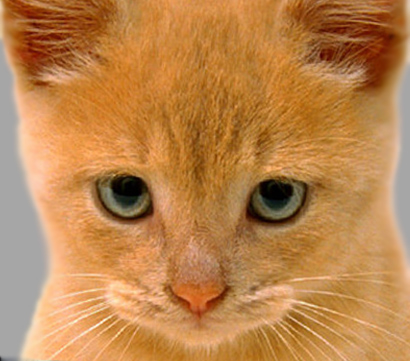
#> input picture CV2023_HW1A/cat.jpg, 410 x 361 px
$ python 'CVSpring2023_Miao_Xuanbo_Assignment#1_code.py'
#> lines starting #> are read from the running program, lines starting #| are printed output that depends on the picture
import numpy as np
from datetime import datetime
import time
import matplotlib.pyplot as plt
import cv2

current_time = datetime.now().strftime("%H:%M:%S")

print("Current Time =", current_time)

img_cat = cv2.imread('./cat.jpg')
#> img_cat is the input picture: shape (361, 410, 3); mean B, G, R 77.1, 132.5, 188.2
img_dog = cv2.imread('./dog.jpg')
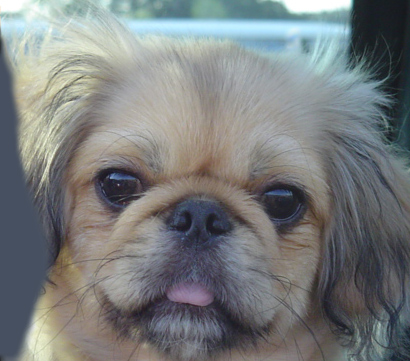
#> input picture CV2023_HW1A/dog.jpg, 410 x 361 px
#> img_dog is the input picture: shape (361, 410, 3); mean B, G, R 125, 124.5, 121.2

if 1:
    kernel_gs_sig1_ = np.array([[0.0038,	0.0150,	0.0238,	0.0150,	0.0038],[0.0150,	0.0599,	0.0949,	0.0599,	0.0150],[0.0238,	0.0949,	0.1503,	0.0949,	0.0238],[0.0150,	0.0599,	0.0949,	0.0599,	0.0150],[0.0038,	0.0150,	0.0238,	0.0150,	0.0038]])
    kernel_gs_sig1 = kernel_gs_sig1_/sum(sum(kernel_gs_sig1_))
    kernel_gs_sig2_ = np.array([[0.0235,	0.0340,	0.0384,	0.0340,	0.0235],[0.0340,	0.0490,	0.0554,	0.0490,	0.0340],[0.0384,	0.0554,	0.0627,	0.0554,	0.0384],[0.0340,	0.0490,	0.0554,	0.0490,	0.0340],[0.0235,	0.0340,	0.0384,	0.0340,	0.0235]])
    kernel_gs_sig2 = kernel_gs_sig2_/sum(sum(kernel_gs_sig2_))

kernel_shar_ =  np.array([[0, -1, 0],[-1, 5,-1],[0, -1, 0]])
kernel_shar = kernel_shar_/sum(sum(kernel_shar_))

img_cat_soft1 = cv2.filter2D(img_cat,-1, kernel_gs_sig1)
img_cat_soft2 = cv2.filter2D(img_cat,-1, kernel_gs_sig2)
img_dog_soft1 = cv2.filter2D(img_dog,-1, kernel_gs_sig1)
img_dog_soft2 = cv2.filter2D(img_dog,-1, kernel_gs_sig2)

img_cat_diff1 = 128+img_cat_soft1-img_cat
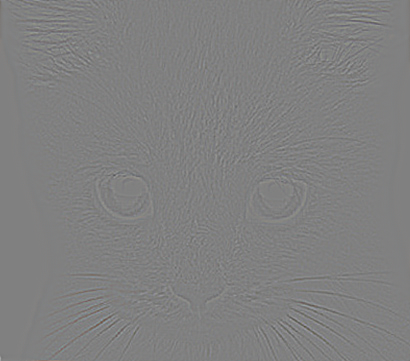
#> img_cat_diff1: shape (361, 410, 3); mean B, G, R 128, 128, 128
img_cat_diff2 = 128+img_cat_soft2-img_cat
img_dog_diff1 = 128+img_dog_soft1-img_dog
img_dog_diff2 = 128+img_dog_soft2-img_dog

img_cat_shar = cv2.filter2D(img_cat,-1, kernel_shar)
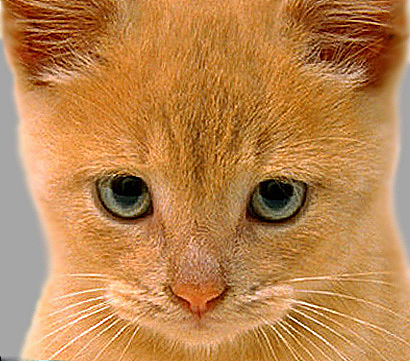
#> img_cat_shar: shape (361, 410, 3); mean B, G, R 77.6, 132.6, 187.9
img_dog_shar = cv2.filter2D(img_dog,-1, kernel_shar)
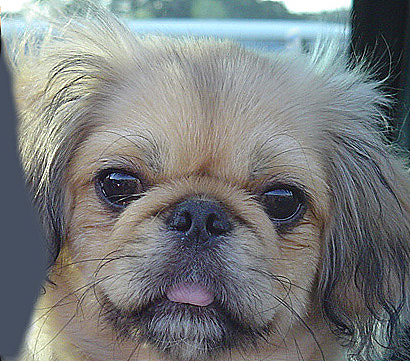
#> img_dog_shar: shape (361, 410, 3); mean B, G, R 125, 124.4, 121.2

img_cat_dog11=cv2.normalize(img_cat_soft1+img_dog_diff1-128, None, 0, 255, cv2.NORM_MINMAX)
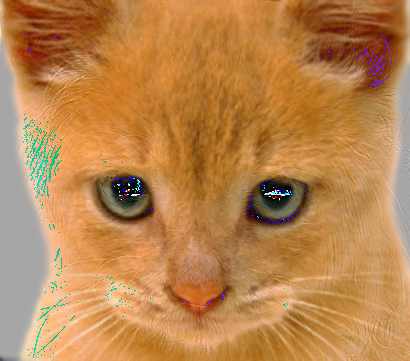
#> img_cat_dog11: shape (361, 410, 3); mean B, G, R 78.2, 132.8, 186.5
img_cat_dog12=cv2.normalize(img_cat_soft1+img_dog_diff2-128, None, 0, 255, cv2.NORM_MINMAX)
img_cat_dog21=cv2.normalize(img_cat_soft2+img_dog_diff1-128, None, 0, 255, cv2.NORM_MINMAX)
img_cat_dog22=cv2.normalize(img_cat_soft2+img_dog_diff2-128, None, 0, 255, cv2.NORM_MINMAX)

img_dog_cat11=cv2.normalize(img_dog_soft1+img_cat_diff1-128, None, 0, 255, cv2.NORM_MINMAX)
img_dog_cat12=cv2.normalize(img_dog_soft1+img_cat_diff2-128, None, 0, 255, cv2.NORM_MINMAX)
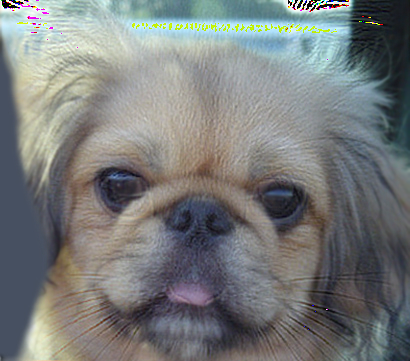
#> img_dog_cat12: shape (361, 410, 3); mean B, G, R 123.4, 123.6, 120.7
img_dog_cat21=cv2.normalize(img_dog_soft2+img_cat_diff1-128, None, 0, 255, cv2.NORM_MINMAX)
img_dog_cat22=cv2.normalize(img_dog_soft2+img_cat_diff2-128, None, 0, 255, cv2.NORM_MINMAX)


for i, col in enumerate(['b', 'g', 'r']):
    hist_cat       = cv2.calcHist([img_cat],       [i], None, [256],  [0, 256])
    hist_dog       = cv2.calcHist([img_dog],       [i], None, [256],  [0, 256])

    hist_cat_soft1 = cv2.calcHist([img_cat_soft1], [i], None, [256],  [0, 256])
    hist_cat_soft2 = cv2.calcHist([img_cat_soft2], [i], None, [256],  [0, 256])
    hist_dog_soft1 = cv2.calcHist([img_dog_soft1], [i], None, [256],  [0, 256])
    hist_dog_soft2 = cv2.calcHist([img_dog_soft2], [i], None, [256],  [0, 256])

    hist_cat_shar  = cv2.calcHist([img_cat_shar],  [i], None, [256],  [0, 256])
    hist_dog_shar  = cv2.calcHist([img_dog_shar],  [i], None, [256],  [0, 256])

    plt.figure(1);   plt.plot(hist_cat     ,  color = col);  plt.xlim([0, 256])
    plt.figure(2);   plt.plot(hist_dog     ,  color = col);  plt.xlim([0, 256])
    plt.figure(3);   plt.plot(hist_cat_soft1, color = col);  plt.xlim([0, 256])
    plt.figure(4);   plt.plot(hist_cat_soft2, color = col);  plt.xlim([0, 256])
    plt.figure(5);   plt.plot(hist_dog_soft1, color = col);  plt.xlim([0, 256])
    plt.figure(6);   plt.plot(hist_dog_soft2, color = col);  plt.xlim([0, 256])
    plt.figure(7);   plt.plot(hist_cat_shar,  color = col);  plt.xlim([0, 256])
    plt.figure(8);   plt.plot(hist_dog_shar,  color = col);  plt.xlim([0, 256])

if 1:
    cv2.imshow('image_cat      ', img_cat);         cv2.resizeWindow('image_cat      ', 600, 600); cv2.imwrite('./img/image_cat      .jpg',img_cat      )
    cv2.imshow('image_dog      ', img_dog);         cv2.resizeWindow('image_dog      ', 600, 600); cv2.imwrite('./img/image_dog      .jpg',img_dog      )
    cv2.imshow('image_cat_soft1', img_cat_soft1);   cv2.resizeWindow('image_cat_soft1', 600, 600); cv2.imwrite('./img/image_cat_soft1.jpg',img_cat_soft1)
    cv2.imshow('image_cat_soft2', img_cat_soft2);   cv2.resizeWindow('image_cat_soft2', 600, 600); cv2.imwrite('./img/image_cat_soft2.jpg',img_cat_soft2)
    cv2.imshow('image_dog_soft1', img_dog_soft1);   cv2.resizeWindow('image_dog_soft1', 600, 600); cv2.imwrite('./img/image_dog_soft1.jpg',img_dog_soft1)
    cv2.imshow('image_dog_soft2', img_dog_soft2);   cv2.resizeWindow('image_dog_soft2', 600, 600); cv2.imwrite('./img/image_dog_soft2.jpg',img_dog_soft2)
    cv2.imshow('image_cat_diff1', img_cat_diff1);   cv2.resizeWindow('image_cat_diff1', 600, 600); cv2.imwrite('./img/image_cat_diff1.jpg',img_cat_diff1)
    cv2.imshow('image_cat_diff2', img_cat_diff2);   cv2.resizeWindow('image_cat_diff2', 600, 600); cv2.imwrite('./img/image_cat_diff2.jpg',img_cat_diff2)
    cv2.imshow('image_dog_diff1', img_dog_diff1);   cv2.resizeWindow('image_dog_diff1', 600, 600); cv2.imwrite('./img/image_dog_diff1.jpg',img_dog_diff1)
    cv2.imshow('image_dog_diff2', img_dog_diff2);   cv2.resizeWindow('image_dog_diff2', 600, 600); cv2.imwrite('./img/image_dog_diff2.jpg',img_dog_diff2)
    cv2.imshow('image_cat_shar ', img_cat_shar );   cv2.resizeWindow('image_cat_shar ', 600, 600); cv2.imwrite('./img/image_cat_shar .jpg',img_cat_shar )
    cv2.imshow('image_dog_shar ', img_dog_shar );   cv2.resizeWindow('image_dog_shar ', 600, 600); cv2.imwrite('./img/image_dog_shar .jpg',img_dog_shar )
    cv2.imshow('image_dog_cat11', img_dog_cat11);   cv2.resizeWindow('image_dog_cat11', 600, 600); cv2.imwrite('./img/image_dog_cat11.jpg',img_dog_cat11)
    cv2.imshow('image_dog_cat12', img_dog_cat12);   cv2.resizeWindow('image_dog_cat12', 600, 600); cv2.imwrite('./img/image_dog_cat12.jpg',img_dog_cat12)
    cv2.imshow('image_dog_cat21', img_dog_cat21);   cv2.resizeWindow('image_dog_cat21', 600, 600); cv2.imwrite('./img/image_dog_cat21.jpg',img_dog_cat21)
    cv2.imshow('image_dog_cat22', img_dog_cat22);   cv2.resizeWindow('image_dog_cat22', 600, 600); cv2.imwrite('./img/image_dog_cat22.jpg',img_dog_cat22)
    cv2.imshow('image_cat_dog11', img_cat_dog11);   cv2.resizeWindow('image_cat_dog11', 600, 600); cv2.imwrite('./img/image_cat_dog11.jpg',img_cat_dog11)
    cv2.imshow('image_cat_dog12', img_cat_dog12);   cv2.resizeWindow('image_cat_dog12', 600, 600); cv2.imwrite('./img/image_cat_dog12.jpg',img_cat_dog12)
    cv2.imshow('image_cat_dog21', img_cat_dog21);   cv2.resizeWindow('image_cat_dog21', 600, 600); cv2.imwrite('./img/image_cat_dog21.jpg',img_cat_dog21)
    cv2.imshow('image_cat_dog22', img_cat_dog22);   cv2.resizeWindow('image_cat_dog22', 600, 600); cv2.imwrite('./img/image_cat_dog22.jpg',img_cat_dog22)
    for i in range (1,8):   plt.figure(i);  plt.show()
#> this loop made 7 passes
#> pass 1, `plt.figure(i)`:
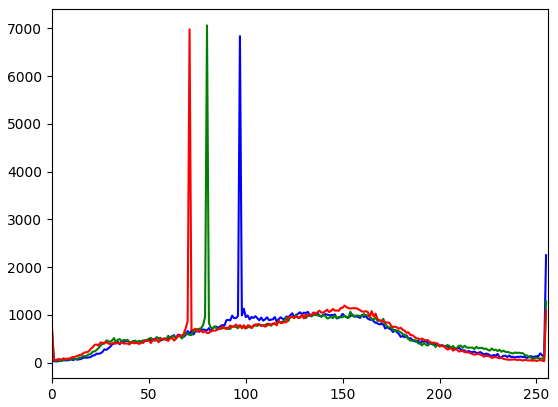
#> figure drawn by matplotlib, 1 panel; curve peaks at x = 97, y = 6836; curve peaks at x = 80, y = 7061; curve peaks at x = 71, y = 6979

cv2.waitKey(0)
